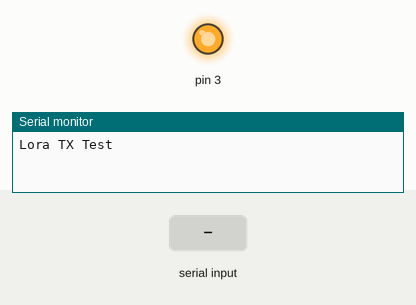
Bench run of a sketch on a simulated Arduino Mega 2560, built with avr-gcc and run on an emulated ATmega2560. Parts: output pins drawn as LEDs (lit = HIGH), the last lines printed to the serial monitor. The test bench sets the inputs (shaded band).

Above: at 0.1 s.
At 9.2 s:
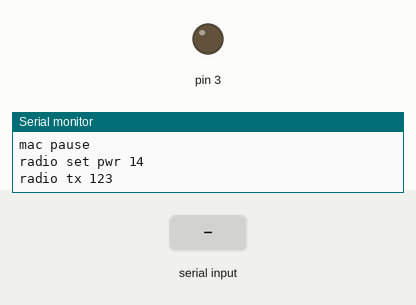
9.3 s: "1\n" received over the second serial link
Timing chart, 0 to 12.3 s (numbered marks = the images above; inputs shaded):
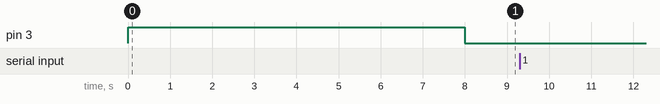

The sketch:

lora-tx.ino
```cpp
String str;
void setup() {
  Serial.begin(115200);
  while (!Serial);


  Serial.println("Lora TX Test");
  Serial1.begin(57600);
  while (!Serial1);

  pinMode(3, OUTPUT);
  digitalWrite(3, HIGH);

  Serial1.setTimeout(2000);
  str = Serial1.readStringUntil('\n');
  Serial1.println("sys get ver");
  Serial.println("sys get ver");

  str = Serial1.readStringUntil('\n');
  Serial.println(str);
  Serial1.println("mac pause");
  Serial.println("mac pause");

  str = Serial1.readStringUntil('\n');
  Serial.println(str);


  Serial1.println("radio set pwr 14");
  Serial.println("radio set pwr 14");
  str = Serial1.readStringUntil('\n');
  Serial.println(str);


  digitalWrite(3, LOW);
}
void loop() {

  Serial1.println("radio tx 123");
  Serial.println("radio tx 123");
  str = Serial1.readStringUntil('\n');
  Serial.println(str);
  delay(10000);
}
```
